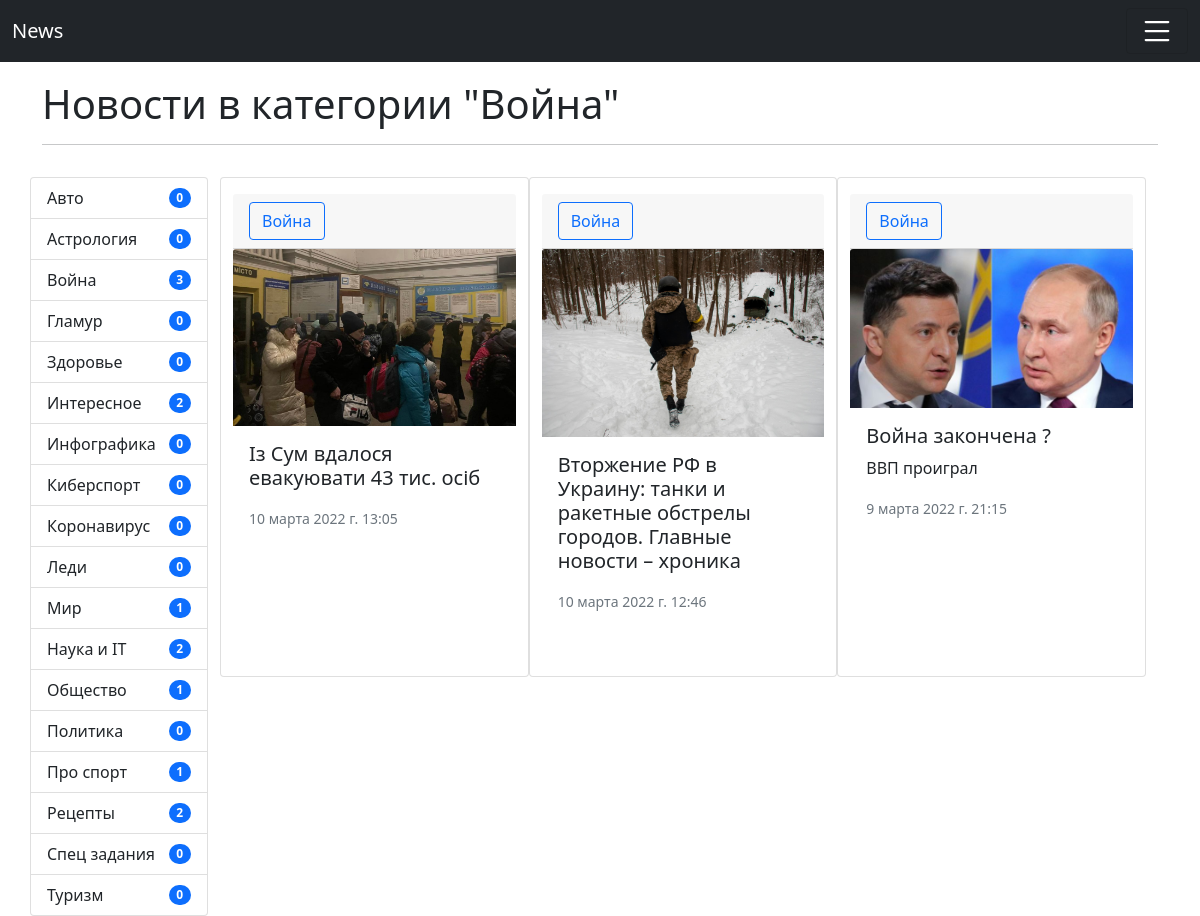
Page /category/8/ on the committed database.
### news/models.py (models this page shows, shortened)
class Category(models.Model):
    title = models.CharField(max_length=150)
    def __str__(self):
        return self.title
    class Meta:
        verbose_name = 'Категория'
        verbose_name_plural = 'Категории'
        ordering = ['title']

class News(models.Model):
    title = models.CharField('Заголовок', max_length=150)
    content = models.TextField('Контент', blank=True)
    created_at = models.DateTimeField('Дата публ.', auto_now_add=True)
    edited_at = models.DateTimeField('Дата посл. ред.', auto_now=True)
    image = models.ImageField('Картинка', upload_to="photos/%Y/%m/%d", blank=True)
    is_published = models.BooleanField('Опубликовано ?', default=True)
    category = models.ManyToManyField('Category', blank=True, related_name='news')
    class Meta:
        verbose_name = 'Новость'
        verbose_name_plural = 'Новости'
        ordering = ['-created_at']

### news/views.py (the view)
# urls.py: path('category/<int:category_id>/', get_category, name='category'),
def get_category(request, category_id):
    news = News.objects.filter(category=category_id)
    categories = Category.objects.all()
    category = Category.objects.get(pk=category_id)
    context = {
        'news':news,
        'categories':categories,
        'category':category
    }
    return render(request, 'news/category.html', context)

### news/templates/news/category.html (shortened to what this page needs)
{% extends 'base.html' %}
{% block title-h1 %}Новости в категории "{{ category.title }}" {% endblock %}
{% block sidebar %}
    {% include 'inc/_sidebar.html' %}
{% endblock %}
{% block content %}
    {% for item in news %}
    <div class="card mt-3 g-4" style="max-height:500px;">
        <div class="card-header mt-3">
            {% for item_category in item.category.all %}
                <a href="{% url 'category' item_category.pk %}" class="btn btn-outline-primary">{{ item_category }}</a>
            {% endfor %}
        </div>
        {% if item.image %}
            <img src="{{ item.image.url }}" class="card-img-top" alt="...">
        {% else %}
            <img src="https://nsk.triproom.ru/photo/big/noimage.png" class="card-img-top" alt="...">
        {% endif %}
        <div class="card-body">
            <h5 class="card-title">{{ item.title }}</h5>
            <p class="card-text">{{ item.content }}</p>
            <p class="card-text"><small class="text-muted">{{ item.created_at }}</small></p>
        </div>
    </div>
    {% empty %}
        <p class="mt-3">Пока что нет новостей в этой категории</p>
    {% endfor %}
{% endblock %}

### templates/base.html (shortened to what this page needs)
<!doctype html>
<html lang="en">
<head>
    <link href="https://cdn.jsdelivr.net/npm/bootstrap@5.1.3/dist/css/bootstrap.min.css" rel="stylesheet"
>
</head>
<body>
    {% include 'inc/_nav.html' %}
    <div class="container-lg">
        <h1 style="margin-top:80px;">{% block title-h1 %} Новости со всего мира {% endblock %}</h1>
        <hr>
        <div class="row">
            <div class="list-group col-md-2 mt-3">
                {% block sidebar %}Sidebar{% endblock %}
            </div>
            <div class="col-md-10 row row-cols-1 row-cols-md-3">
                {% block content %}Content{% endblock %}
            </div>
        </div>
</body>
</html>

### templates/inc/_nav.html (shortened to what this page needs)
<nav class="navbar navbar-light fixed-top bg-dark fixed-top">
    <div class="container-fluid">
        <a class="navbar-brand text-white" href="{% url 'home' %}">News</a>
        <button class="navbar-toggler" type="button" data-bs-toggle="offcanvas" data-bs-target="#offcanvasNavbar"
            aria-controls="offcanvasNavbar">
        </button>
    </div>
</nav>

### templates/inc/_sidebar.html
{% for item in categories %}
<a href="{% url 'category' item.pk %}"
    class="list-group-item-action list-group-item d-flex justify-content-between align-items-center">{{ item.title }}
    <span class="badge bg-primary rounded-pill d-flex align-items-center">{{ item.news.all|length }}</span>
</a>
{% endfor %}

### rows in the picture
Category: title "Война", news.all|length "3"
Category: title "Авто", news.all|length "0"
Category: title "Астрология", news.all|length "0"
Category: title "Гламур", news.all|length "0"
Category: title "Здоровье", news.all|length "0"
Category: title "Интересное", news.all|length "2"
Category: title "Инфографика", news.all|length "0"
Category: title "Киберспорт", news.all|length "0"
Category: title "Коронавирус", news.all|length "0"
Category: title "Леди", news.all|length "0"
Category: title "Мир", news.all|length "1"
Category: title "Наука и IT", news.all|length "2"
Category: title "Общество", news.all|length "1"
Category: title "Политика", news.all|length "0"
Category: title "Про спорт", news.all|length "1"
Category: title "Рецепты", news.all|length "2"
Category: title "Спец задания", news.all|length "0"
Category: title "Туризм", news.all|length "0"
News: image (picture), title "Із Сум вдалося евакуювати 43 тис. осіб", created_at "10 марта 2022 г. 13:05"
News: image (picture), title "Вторжение РФ в Украину: танки и ракетные обстрелы городов. Главные новости – хроника", created_at "10 марта 2022 г. 12:46"
News: image (picture), title "Война закончена ?", content "ВВП проиграл", created_at "9 марта 2022 г. 21:15"
